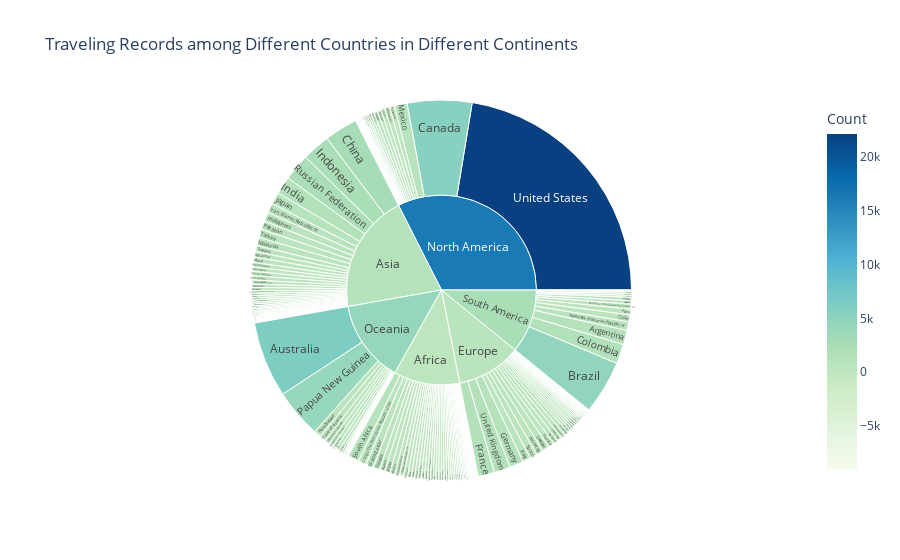

This figure's notebook cell:
### Code cell
fig = px.sunburst(country_count, path=['Continent', 'Country'], values='Count',
                  color='Count', 
                  color_continuous_scale='GnBu',
                  color_continuous_midpoint=np.average(country_count['Count'], weights=country_count['Count']),
                  title='Traveling Records among Different Countries in Different Continents')
fig.show()

### Figure 1 — Plotly figure (JSON) as saved in the notebook; plotly's stock layout.template omitted (floating-point values rounded to 4 significant figures; data arrays with more than 128 entries replaced by an {"elided": "..."} marker saying what was removed)
{"data": [{"branchvalues": "total", "customdata": {"elided": "241x1 float values"}, "domain": {"x": [0, 1], "y": [0, 1]}, "hovertemplate": "labels=%{label}<br>Count_sum=%{value}<br>parent=%{parent}<br>id=%{id}<br>Count=%{color}<extra></extra>", "ids": {"elided": "241 str values"}, "labels": {"elided": "241 str values"}, "marker": {"coloraxis": "coloraxis", "colors": {"elided": "241 float values"}}, "name": "", "parents": {"elided": "241 str values"}, "type": "sunburst", "values": {"elided": "241 int values"}}], "layout": {"coloraxis": {"cmid": 6515.0, "colorbar": {"title": {"text": "Count"}}, "colorscale": [[0, "rgb(247,252,240)"], [0.125, "rgb(224,243,219)"], [0.25, "rgb(204,235,197)"], [0.375, "rgb(168,221,181)"], [0.5, "rgb(123,204,196)"], [0.625, "rgb(78,179,211)"], [0.75, "rgb(43,140,190)"], [0.875, "rgb(8,104,172)"], [1, "rgb(8,64,129)"]]}, "legend": {"tracegroupgap": 0}, "title": {"text": "Traveling Records among Different Countries in Different Continents"}}}
